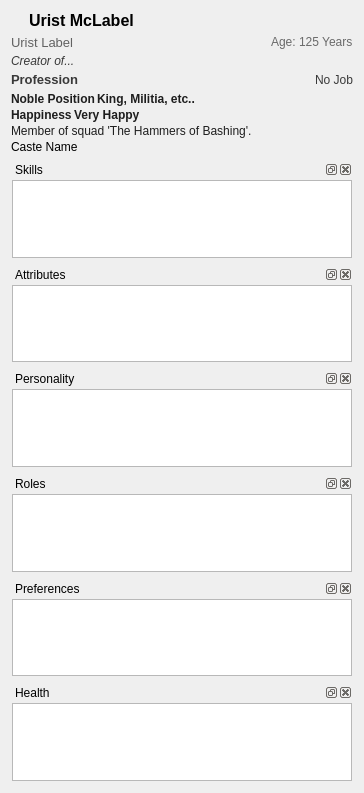
<?xml version="1.0" encoding="UTF-8"?>
<ui version="4.0">
 <class>DwarfDetailsWidget</class>
 <widget class="QWidget" name="DwarfDetailsWidget">
  <property name="geometry">
   <rect>
    <x>0</x>
    <y>0</y>
    <width>364</width>
    <height>793</height>
   </rect>
  </property>
  <property name="sizePolicy">
   <sizepolicy hsizetype="Preferred" vsizetype="Preferred">
    <horstretch>0</horstretch>
    <verstretch>0</verstretch>
   </sizepolicy>
  </property>
  <property name="windowTitle">
   <string>Form</string>
  </property>
  <layout class="QVBoxLayout" name="verticalLayout_3">
   <item>
    <layout class="QVBoxLayout" name="verticalLayout">
     <property name="spacing">
      <number>2</number>
     </property>
     <item>
      <layout class="QHBoxLayout" name="horizontalLayout_5">
       <item>
        <widget class="QLabel" name="lbl_gender">
         <property name="sizePolicy">
          <sizepolicy hsizetype="Fixed" vsizetype="Preferred">
           <horstretch>0</horstretch>
           <verstretch>0</verstretch>
          </sizepolicy>
         </property>
         <property name="minimumSize">
          <size>
           <width>16</width>
           <height>0</height>
          </size>
         </property>
         <property name="text">
          <string/>
         </property>
        </widget>
       </item>
       <item>
        <widget class="QLabel" name="lbl_dwarf_name">
         <property name="sizePolicy">
          <sizepolicy hsizetype="Expanding" vsizetype="Preferred">
           <horstretch>0</horstretch>
           <verstretch>0</verstretch>
          </sizepolicy>
         </property>
         <property name="font">
          <font>
           <pointsize>12</pointsize>
           <weight>75</weight>
           <bold>true</bold>
          </font>
         </property>
         <property name="text">
          <string>Urist McLabel</string>
         </property>
         <property name="textFormat">
          <enum>Qt::RichText</enum>
         </property>
         <property name="wordWrap">
          <bool>true</bool>
         </property>
        </widget>
       </item>
      </layout>
     </item>
     <item>
      <layout class="QHBoxLayout" name="horizontalLayout">
       <item>
        <widget class="QLabel" name="lbl_translated_name">
         <property name="minimumSize">
          <size>
           <width>245</width>
           <height>0</height>
          </size>
         </property>
         <property name="palette">
          <palette>
           <active>
            <colorrole role="WindowText">
             <brush brushstyle="SolidPattern">
              <color alpha="255">
               <red>98</red>
               <green>98</green>
               <blue>98</blue>
              </color>
             </brush>
            </colorrole>
           </active>
           <inactive>
            <colorrole role="WindowText">
             <brush brushstyle="SolidPattern">
              <color alpha="255">
               <red>98</red>
               <green>98</green>
               <blue>98</blue>
              </color>
             </brush>
            </colorrole>
           </inactive>
           <disabled>
            <colorrole role="WindowText">
             <brush brushstyle="SolidPattern">
              <color alpha="255">
               <red>120</red>
               <green>120</green>
               <blue>120</blue>
              </color>
             </brush>
            </colorrole>
           </disabled>
          </palette>
         </property>
         <property name="font">
          <font>
           <pointsize>10</pointsize>
          </font>
         </property>
         <property name="text">
          <string>Urist Label</string>
         </property>
         <property name="wordWrap">
          <bool>true</bool>
         </property>
         <property name="margin">
          <number>0</number>
         </property>
         <property name="indent">
          <number>0</number>
         </property>
        </widget>
       </item>
       <item>
        <spacer name="horizontalSpacer">
         <property name="orientation">
          <enum>Qt::Horizontal</enum>
         </property>
         <property name="sizeHint" stdset="0">
          <size>
           <width>40</width>
           <height>20</height>
          </size>
         </property>
        </spacer>
       </item>
       <item>
        <widget class="QLabel" name="lbl_age">
         <property name="palette">
          <palette>
           <active>
            <colorrole role="WindowText">
             <brush brushstyle="SolidPattern">
              <color alpha="255">
               <red>106</red>
               <green>106</green>
               <blue>106</blue>
              </color>
             </brush>
            </colorrole>
           </active>
           <inactive>
            <colorrole role="WindowText">
             <brush brushstyle="SolidPattern">
              <color alpha="255">
               <red>106</red>
               <green>106</green>
               <blue>106</blue>
              </color>
             </brush>
            </colorrole>
           </inactive>
           <disabled>
            <colorrole role="WindowText">
             <brush brushstyle="SolidPattern">
              <color alpha="255">
               <red>42</red>
               <green>42</green>
               <blue>42</blue>
              </color>
             </brush>
            </colorrole>
           </disabled>
          </palette>
         </property>
         <property name="text">
          <string>Age: 125 Years</string>
         </property>
        </widget>
       </item>
      </layout>
     </item>
     <item>
      <layout class="QHBoxLayout" name="horizontalLayout_6">
       <item>
        <widget class="QLabel" name="lbl_artifact">
         <property name="sizePolicy">
          <sizepolicy hsizetype="Preferred" vsizetype="Minimum">
           <horstretch>0</horstretch>
           <verstretch>0</verstretch>
          </sizepolicy>
         </property>
         <property name="palette">
          <palette>
           <active>
            <colorrole role="WindowText">
             <brush brushstyle="SolidPattern">
              <color alpha="255">
               <red>57</red>
               <green>57</green>
               <blue>57</blue>
              </color>
             </brush>
            </colorrole>
           </active>
           <inactive>
            <colorrole role="WindowText">
             <brush brushstyle="SolidPattern">
              <color alpha="255">
               <red>57</red>
               <green>57</green>
               <blue>57</blue>
              </color>
             </brush>
            </colorrole>
           </inactive>
           <disabled>
            <colorrole role="WindowText">
             <brush brushstyle="SolidPattern">
              <color alpha="255">
               <red>42</red>
               <green>42</green>
               <blue>42</blue>
              </color>
             </brush>
            </colorrole>
           </disabled>
          </palette>
         </property>
         <property name="font">
          <font>
           <italic>true</italic>
          </font>
         </property>
         <property name="text">
          <string>Creator of...</string>
         </property>
         <property name="wordWrap">
          <bool>true</bool>
         </property>
        </widget>
       </item>
      </layout>
     </item>
     <item>
      <layout class="QHBoxLayout" name="horizontalLayout_3">
       <item>
        <widget class="QLabel" name="lbl_profession">
         <property name="palette">
          <palette>
           <active>
            <colorrole role="WindowText">
             <brush brushstyle="SolidPattern">
              <color alpha="255">
               <red>57</red>
               <green>57</green>
               <blue>57</blue>
              </color>
             </brush>
            </colorrole>
           </active>
           <inactive>
            <colorrole role="WindowText">
             <brush brushstyle="SolidPattern">
              <color alpha="255">
               <red>57</red>
               <green>57</green>
               <blue>57</blue>
              </color>
             </brush>
            </colorrole>
           </inactive>
           <disabled>
            <colorrole role="WindowText">
             <brush brushstyle="SolidPattern">
              <color alpha="255">
               <red>120</red>
               <green>120</green>
               <blue>120</blue>
              </color>
             </brush>
            </colorrole>
           </disabled>
          </palette>
         </property>
         <property name="font">
          <font>
           <pointsize>10</pointsize>
           <weight>75</weight>
           <bold>true</bold>
          </font>
         </property>
         <property name="text">
          <string>Profession</string>
         </property>
         <property name="textFormat">
          <enum>Qt::RichText</enum>
         </property>
         <property name="scaledContents">
          <bool>false</bool>
         </property>
         <property name="wordWrap">
          <bool>false</bool>
         </property>
         <property name="margin">
          <number>0</number>
         </property>
         <property name="indent">
          <number>0</number>
         </property>
        </widget>
       </item>
       <item>
        <spacer name="horizontalSpacer_2">
         <property name="orientation">
          <enum>Qt::Horizontal</enum>
         </property>
         <property name="sizeHint" stdset="0">
          <size>
           <width>10</width>
           <height>20</height>
          </size>
         </property>
        </spacer>
       </item>
       <item>
        <widget class="QLabel" name="lbl_current_job">
         <property name="palette">
          <palette>
           <active>
            <colorrole role="WindowText">
             <brush brushstyle="SolidPattern">
              <color alpha="255">
               <red>57</red>
               <green>57</green>
               <blue>57</blue>
              </color>
             </brush>
            </colorrole>
           </active>
           <inactive>
            <colorrole role="WindowText">
             <brush brushstyle="SolidPattern">
              <color alpha="255">
               <red>57</red>
               <green>57</green>
               <blue>57</blue>
              </color>
             </brush>
            </colorrole>
           </inactive>
           <disabled>
            <colorrole role="WindowText">
             <brush brushstyle="SolidPattern">
              <color alpha="255">
               <red>120</red>
               <green>120</green>
               <blue>120</blue>
              </color>
             </brush>
            </colorrole>
           </disabled>
          </palette>
         </property>
         <property name="font">
          <font>
           <pointsize>9</pointsize>
          </font>
         </property>
         <property name="text">
          <string>No Job</string>
         </property>
         <property name="wordWrap">
          <bool>true</bool>
         </property>
         <property name="margin">
          <number>0</number>
         </property>
         <property name="indent">
          <number>0</number>
         </property>
        </widget>
       </item>
      </layout>
     </item>
     <item>
      <layout class="QHBoxLayout" name="horizontalLayout_4">
       <item>
        <widget class="QLabel" name="lbl_noble">
         <property name="sizePolicy">
          <sizepolicy hsizetype="Minimum" vsizetype="Preferred">
           <horstretch>0</horstretch>
           <verstretch>0</verstretch>
          </sizepolicy>
         </property>
         <property name="palette">
          <palette>
           <active>
            <colorrole role="WindowText">
             <brush brushstyle="SolidPattern">
              <color alpha="255">
               <red>30</red>
               <green>30</green>
               <blue>30</blue>
              </color>
             </brush>
            </colorrole>
           </active>
           <inactive>
            <colorrole role="WindowText">
             <brush brushstyle="SolidPattern">
              <color alpha="255">
               <red>30</red>
               <green>30</green>
               <blue>30</blue>
              </color>
             </brush>
            </colorrole>
           </inactive>
           <disabled>
            <colorrole role="WindowText">
             <brush brushstyle="SolidPattern">
              <color alpha="255">
               <red>42</red>
               <green>42</green>
               <blue>42</blue>
              </color>
             </brush>
            </colorrole>
           </disabled>
          </palette>
         </property>
         <property name="font">
          <font>
           <weight>75</weight>
           <bold>true</bold>
          </font>
         </property>
         <property name="text">
          <string>Noble Position</string>
         </property>
         <property name="margin">
          <number>0</number>
         </property>
        </widget>
       </item>
       <item>
        <widget class="QLabel" name="lbl_noble_position">
         <property name="sizePolicy">
          <sizepolicy hsizetype="Expanding" vsizetype="Preferred">
           <horstretch>0</horstretch>
           <verstretch>0</verstretch>
          </sizepolicy>
         </property>
         <property name="minimumSize">
          <size>
           <width>0</width>
           <height>0</height>
          </size>
         </property>
         <property name="maximumSize">
          <size>
           <width>16777215</width>
           <height>16777215</height>
          </size>
         </property>
         <property name="palette">
          <palette>
           <active>
            <colorrole role="WindowText">
             <brush brushstyle="SolidPattern">
              <color alpha="255">
               <red>30</red>
               <green>30</green>
               <blue>30</blue>
              </color>
             </brush>
            </colorrole>
           </active>
           <inactive>
            <colorrole role="WindowText">
             <brush brushstyle="SolidPattern">
              <color alpha="255">
               <red>30</red>
               <green>30</green>
               <blue>30</blue>
              </color>
             </brush>
            </colorrole>
           </inactive>
           <disabled>
            <colorrole role="WindowText">
             <brush brushstyle="SolidPattern">
              <color alpha="255">
               <red>42</red>
               <green>42</green>
               <blue>42</blue>
              </color>
             </brush>
            </colorrole>
           </disabled>
          </palette>
         </property>
         <property name="font">
          <font>
           <weight>75</weight>
           <bold>true</bold>
          </font>
         </property>
         <property name="text">
          <string>King, Militia, etc..</string>
         </property>
         <property name="wordWrap">
          <bool>true</bool>
         </property>
        </widget>
       </item>
      </layout>
     </item>
     <item>
      <layout class="QHBoxLayout" name="horizontalLayout_2">
       <item>
        <widget class="QLabel" name="lbl_happiness_title">
         <property name="sizePolicy">
          <sizepolicy hsizetype="Preferred" vsizetype="Preferred">
           <horstretch>0</horstretch>
           <verstretch>0</verstretch>
          </sizepolicy>
         </property>
         <property name="palette">
          <palette>
           <active>
            <colorrole role="WindowText">
             <brush brushstyle="SolidPattern">
              <color alpha="255">
               <red>30</red>
               <green>30</green>
               <blue>30</blue>
              </color>
             </brush>
            </colorrole>
           </active>
           <inactive>
            <colorrole role="WindowText">
             <brush brushstyle="SolidPattern">
              <color alpha="255">
               <red>30</red>
               <green>30</green>
               <blue>30</blue>
              </color>
             </brush>
            </colorrole>
           </inactive>
           <disabled>
            <colorrole role="WindowText">
             <brush brushstyle="SolidPattern">
              <color alpha="255">
               <red>42</red>
               <green>42</green>
               <blue>42</blue>
              </color>
             </brush>
            </colorrole>
           </disabled>
          </palette>
         </property>
         <property name="font">
          <font>
           <weight>75</weight>
           <bold>true</bold>
          </font>
         </property>
         <property name="text">
          <string>Happiness</string>
         </property>
        </widget>
       </item>
       <item>
        <widget class="QLabel" name="lbl_happiness">
         <property name="sizePolicy">
          <sizepolicy hsizetype="Expanding" vsizetype="Preferred">
           <horstretch>0</horstretch>
           <verstretch>0</verstretch>
          </sizepolicy>
         </property>
         <property name="palette">
          <palette>
           <active>
            <colorrole role="WindowText">
             <brush brushstyle="SolidPattern">
              <color alpha="255">
               <red>30</red>
               <green>30</green>
               <blue>30</blue>
              </color>
             </brush>
            </colorrole>
           </active>
           <inactive>
            <colorrole role="WindowText">
             <brush brushstyle="SolidPattern">
              <color alpha="255">
               <red>30</red>
               <green>30</green>
               <blue>30</blue>
              </color>
             </brush>
            </colorrole>
           </inactive>
           <disabled>
            <colorrole role="WindowText">
             <brush brushstyle="SolidPattern">
              <color alpha="255">
               <red>42</red>
               <green>42</green>
               <blue>42</blue>
              </color>
             </brush>
            </colorrole>
           </disabled>
          </palette>
         </property>
         <property name="font">
          <font>
           <weight>75</weight>
           <bold>true</bold>
          </font>
         </property>
         <property name="text">
          <string>Very Happy</string>
         </property>
        </widget>
       </item>
      </layout>
     </item>
     <item>
      <layout class="QHBoxLayout" name="hLayoutSquad">
       <item>
        <widget class="QLabel" name="lbl_squad_name">
         <property name="sizePolicy">
          <sizepolicy hsizetype="Expanding" vsizetype="Minimum">
           <horstretch>0</horstretch>
           <verstretch>0</verstretch>
          </sizepolicy>
         </property>
         <property name="palette">
          <palette>
           <active>
            <colorrole role="WindowText">
             <brush brushstyle="SolidPattern">
              <color alpha="255">
               <red>30</red>
               <green>30</green>
               <blue>30</blue>
              </color>
             </brush>
            </colorrole>
           </active>
           <inactive>
            <colorrole role="WindowText">
             <brush brushstyle="SolidPattern">
              <color alpha="255">
               <red>30</red>
               <green>30</green>
               <blue>30</blue>
              </color>
             </brush>
            </colorrole>
           </inactive>
           <disabled>
            <colorrole role="WindowText">
             <brush brushstyle="SolidPattern">
              <color alpha="255">
               <red>42</red>
               <green>42</green>
               <blue>42</blue>
              </color>
             </brush>
            </colorrole>
           </disabled>
          </palette>
         </property>
         <property name="font">
          <font>
           <weight>50</weight>
           <bold>false</bold>
          </font>
         </property>
         <property name="text">
          <string>Member of squad 'The Hammers of Bashing'.</string>
         </property>
         <property name="wordWrap">
          <bool>true</bool>
         </property>
        </widget>
       </item>
      </layout>
     </item>
     <item>
      <layout class="QHBoxLayout" name="horizontalLayout_7">
       <item>
        <widget class="QLabel" name="lbl_caste">
         <property name="text">
          <string>Caste Name</string>
         </property>
        </widget>
       </item>
      </layout>
     </item>
    </layout>
   </item>
   <item>
    <widget class="QDockWidget" name="dock_unit_skills">
     <property name="sizePolicy">
      <sizepolicy hsizetype="Expanding" vsizetype="Expanding">
       <horstretch>0</horstretch>
       <verstretch>0</verstretch>
      </sizepolicy>
     </property>
     <property name="windowTitle">
      <string>Skills</string>
     </property>
     <widget class="QWidget" name="dockWidgetContents">
      <layout class="QVBoxLayout" name="verticalLayout_2">
       <property name="spacing">
        <number>1</number>
       </property>
       <property name="leftMargin">
        <number>1</number>
       </property>
       <property name="topMargin">
        <number>1</number>
       </property>
       <property name="rightMargin">
        <number>1</number>
       </property>
       <property name="bottomMargin">
        <number>1</number>
       </property>
       <item>
        <widget class="QTableWidget" name="tw_skills">
         <property name="sizePolicy">
          <sizepolicy hsizetype="Expanding" vsizetype="Expanding">
           <horstretch>0</horstretch>
           <verstretch>0</verstretch>
          </sizepolicy>
         </property>
        </widget>
       </item>
      </layout>
     </widget>
    </widget>
   </item>
   <item>
    <widget class="QDockWidget" name="dock_unit_attributes">
     <property name="sizePolicy">
      <sizepolicy hsizetype="Expanding" vsizetype="Expanding">
       <horstretch>0</horstretch>
       <verstretch>0</verstretch>
      </sizepolicy>
     </property>
     <property name="windowTitle">
      <string>Attributes</string>
     </property>
     <widget class="QWidget" name="dockWidgetContents_2">
      <layout class="QVBoxLayout" name="verticalLayout_8">
       <property name="spacing">
        <number>1</number>
       </property>
       <property name="leftMargin">
        <number>1</number>
       </property>
       <property name="topMargin">
        <number>1</number>
       </property>
       <property name="rightMargin">
        <number>1</number>
       </property>
       <property name="bottomMargin">
        <number>1</number>
       </property>
       <item>
        <widget class="QTableWidget" name="tw_attributes">
         <property name="sizePolicy">
          <sizepolicy hsizetype="Expanding" vsizetype="Expanding">
           <horstretch>0</horstretch>
           <verstretch>0</verstretch>
          </sizepolicy>
         </property>
        </widget>
       </item>
      </layout>
     </widget>
    </widget>
   </item>
   <item>
    <widget class="QDockWidget" name="dock_unit_traits">
     <property name="sizePolicy">
      <sizepolicy hsizetype="Expanding" vsizetype="Expanding">
       <horstretch>0</horstretch>
       <verstretch>0</verstretch>
      </sizepolicy>
     </property>
     <property name="floating">
      <bool>false</bool>
     </property>
     <property name="windowTitle">
      <string>Personality</string>
     </property>
     <widget class="QWidget" name="dockWidgetContents_3">
      <layout class="QVBoxLayout" name="verticalLayout_9">
       <property name="spacing">
        <number>1</number>
       </property>
       <property name="leftMargin">
        <number>1</number>
       </property>
       <property name="topMargin">
        <number>1</number>
       </property>
       <property name="rightMargin">
        <number>1</number>
       </property>
       <property name="bottomMargin">
        <number>1</number>
       </property>
       <item>
        <widget class="QTableWidget" name="tw_traits">
         <property name="sizePolicy">
          <sizepolicy hsizetype="Expanding" vsizetype="Expanding">
           <horstretch>0</horstretch>
           <verstretch>0</verstretch>
          </sizepolicy>
         </property>
        </widget>
       </item>
      </layout>
     </widget>
    </widget>
   </item>
   <item>
    <widget class="QDockWidget" name="dock_unit_roles">
     <property name="sizePolicy">
      <sizepolicy hsizetype="Expanding" vsizetype="Expanding">
       <horstretch>0</horstretch>
       <verstretch>0</verstretch>
      </sizepolicy>
     </property>
     <property name="windowTitle">
      <string>Roles</string>
     </property>
     <widget class="QWidget" name="dockWidgetContents_4">
      <layout class="QVBoxLayout" name="verticalLayout_10">
       <property name="spacing">
        <number>1</number>
       </property>
       <property name="leftMargin">
        <number>1</number>
       </property>
       <property name="topMargin">
        <number>1</number>
       </property>
       <property name="rightMargin">
        <number>1</number>
       </property>
       <property name="bottomMargin">
        <number>1</number>
       </property>
       <item>
        <widget class="QTableWidget" name="tw_roles">
         <property name="sizePolicy">
          <sizepolicy hsizetype="Expanding" vsizetype="Expanding">
           <horstretch>0</horstretch>
           <verstretch>0</verstretch>
          </sizepolicy>
         </property>
        </widget>
       </item>
      </layout>
     </widget>
    </widget>
   </item>
   <item>
    <widget class="QDockWidget" name="dock_unit_prefs">
     <property name="sizePolicy">
      <sizepolicy hsizetype="Expanding" vsizetype="Expanding">
       <horstretch>0</horstretch>
       <verstretch>0</verstretch>
      </sizepolicy>
     </property>
     <property name="windowTitle">
      <string>Preferences</string>
     </property>
     <widget class="QWidget" name="dockWidgetContents_5">
      <layout class="QVBoxLayout" name="verticalLayout_11">
       <property name="spacing">
        <number>1</number>
       </property>
       <property name="leftMargin">
        <number>1</number>
       </property>
       <property name="topMargin">
        <number>1</number>
       </property>
       <property name="rightMargin">
        <number>1</number>
       </property>
       <property name="bottomMargin">
        <number>1</number>
       </property>
       <item>
        <widget class="QTableWidget" name="tw_prefs">
         <property name="sizePolicy">
          <sizepolicy hsizetype="Expanding" vsizetype="Expanding">
           <horstretch>0</horstretch>
           <verstretch>0</verstretch>
          </sizepolicy>
         </property>
        </widget>
       </item>
      </layout>
     </widget>
    </widget>
   </item>
   <item>
    <widget class="QDockWidget" name="dock_unit_health">
     <property name="sizePolicy">
      <sizepolicy hsizetype="Expanding" vsizetype="Expanding">
       <horstretch>0</horstretch>
       <verstretch>0</verstretch>
      </sizepolicy>
     </property>
     <property name="windowTitle">
      <string>Health</string>
     </property>
     <widget class="QWidget" name="dockWidgetContents_6">
      <layout class="QVBoxLayout" name="verticalLayout_12">
       <property name="spacing">
        <number>1</number>
       </property>
       <property name="leftMargin">
        <number>1</number>
       </property>
       <property name="topMargin">
        <number>1</number>
       </property>
       <property name="rightMargin">
        <number>1</number>
       </property>
       <property name="bottomMargin">
        <number>1</number>
       </property>
       <item>
        <widget class="QTreeWidget" name="tw_health">
         <property name="sizePolicy">
          <sizepolicy hsizetype="Expanding" vsizetype="Expanding">
           <horstretch>0</horstretch>
           <verstretch>0</verstretch>
          </sizepolicy>
         </property>
         <property name="editTriggers">
          <set>QAbstractItemView::NoEditTriggers</set>
         </property>
         <attribute name="headerVisible">
          <bool>false</bool>
         </attribute>
         <column>
          <property name="text">
           <string notr="true">1</string>
          </property>
         </column>
        </widget>
       </item>
      </layout>
     </widget>
    </widget>
   </item>
  </layout>
 </widget>
 <resources/>
 <connections/>
</ui>
